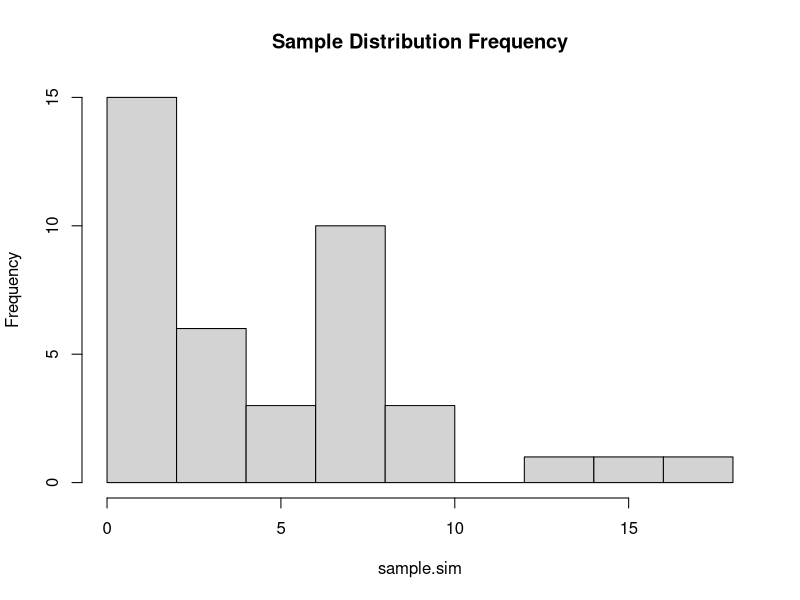
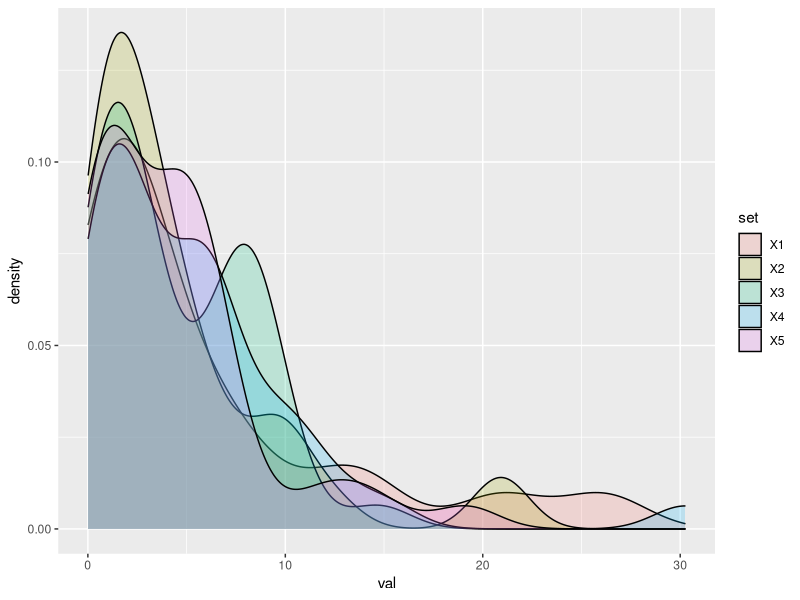

Write R code to recreate these figures, in order.
## ---- chunk 1
library(ggplot2)
library(dplyr)
library(tidyr)
## ---- chunk 2
n = 40
lambda = 0.2

sample.sim = rexp(n, lambda)

print(sample.sim, digits = 2)

summary(sample.sim)
## ---- chunk 3
hist(sample.sim, main = "Sample Distribution Frequency")
## ---- chunk 4

sims = 1000
n = 40
lambda = 0.2

exp.sims = matrix(
  data = rexp(n*sims, lambda),
  nrow = 1000,
  ncol = 40,
  byrow = TRUE)
## ---- chunk 5

print(exp.sims[1:5,], digits = 2)

dexp = t(exp.sims[1:5,]) %>% data.frame %>% tbl_df
dexp = dexp %>% gather(set, val, X1:X5)
dexp.plot = ggplot(dexp, aes(x=val, fill = set)) + geom_density(alpha=1/5)

print(dexp.plot)

